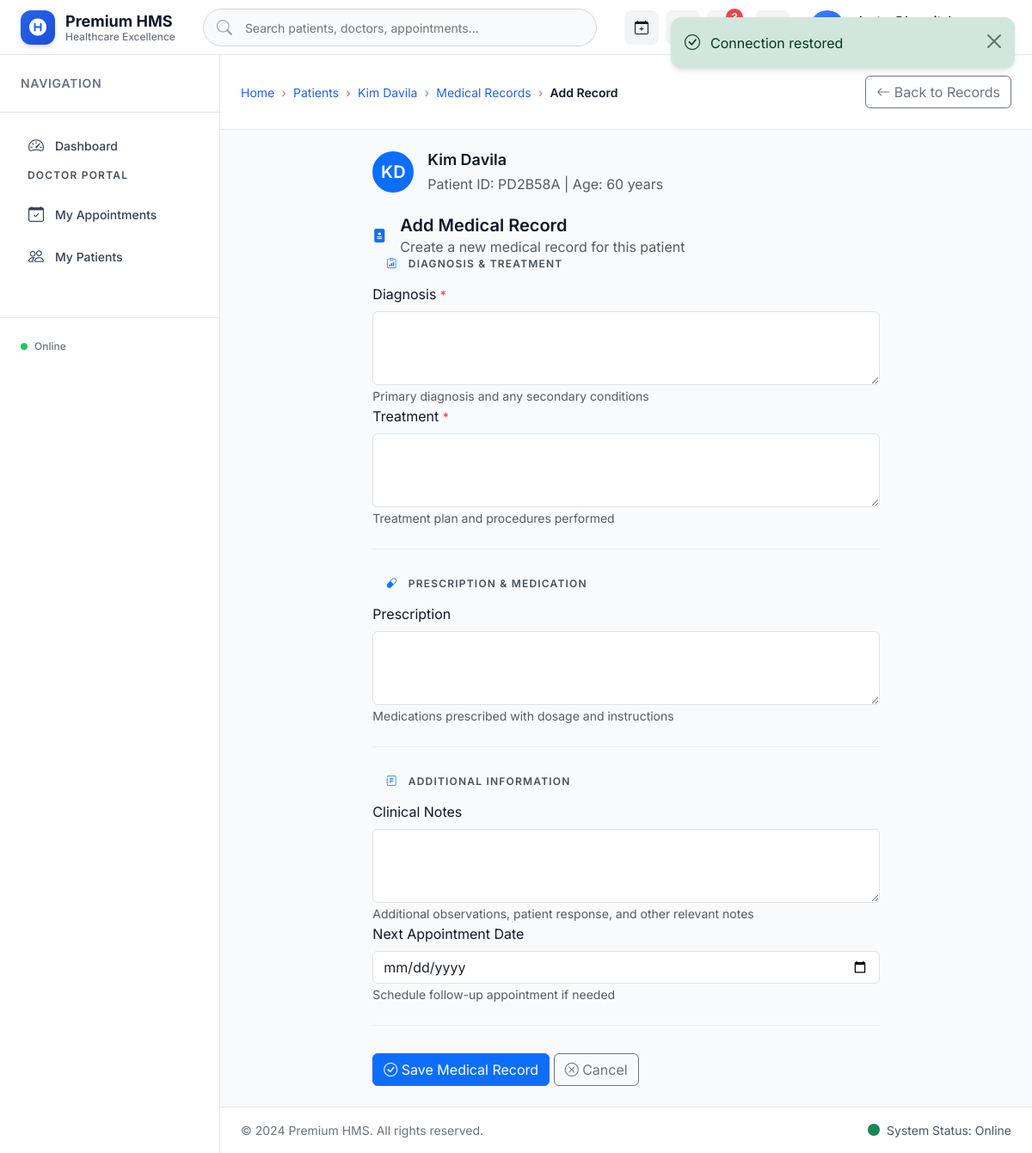
Screenshot of /patients/1/medical-records/create/ (signed in) with the database file from the repository.
### core/models.py (models this page shows, shortened)
class User(AbstractBaseUser, PermissionsMixin):
    ROLES = (
        ('ADMIN', 'Admin'),
        ('DOCTOR', 'Doctor'),
        ('PATIENT', 'Patient')
    )
    email = models.EmailField(_('email address'), unique=True)
    first_name = models.CharField(_('first name'), max_length=150, blank=True)
    last_name = models.CharField(_('last name'), max_length=150, blank=True)
    role = models.CharField(max_length=7, choices=ROLES, default='PATIENT')
    phone_number = models.CharField(max_length=20, blank=True)
    birth_date = models.DateField(null=True, blank=True)
    address = models.TextField(blank=True)
    is_staff = models.BooleanField(default=False)
    is_active = models.BooleanField(default=True)
    date_joined = models.DateTimeField(auto_now_add=True)
    USERNAME_FIELD = 'email'
    REQUIRED_FIELDS = []
    objects = UserManager()
    def get_full_name(self):
        return f"{self.first_name} {self.last_name}".strip()

### patients/models.py (models this page shows, shortened)
class PatientProfile(models.Model):
    BLOOD_GROUPS = [
        ('A+', 'A+'), ('A-', 'A-'),
        ('B+', 'B+'), ('B-', 'B-'),
        ('AB+', 'AB+'), ('AB-', 'AB-'),
        ('O+', 'O+'), ('O-', 'O-'),
    ]
    GENDER_CHOICES = [
        ('M', 'Male'),
        ('F', 'Female'),
        ('O', 'Other'),
    ]
    user = models.OneToOneField(
        settings.AUTH_USER_MODEL,
        on_delete=models.CASCADE,
        related_name='patient_profile'
    )
    patient_id = models.CharField(max_length=10, unique=True, editable=False)
    blood_group = models.CharField(max_length=3, choices=BLOOD_GROUPS, blank=True)
    emergency_contact_name = models.CharField(max_length=100, blank=True)
    emergency_contact_phone = models.CharField(max_length=20, blank=True)
    medical_history = models.TextField(blank=True, help_text="Previous illnesses, surgeries, allergies")
    current_medications = models.TextField(blank=True, help_text="Current medications being taken")
    created_at = models.DateTimeField(auto_now_add=True)
    updated_at = models.DateTimeField(auto_now=True)
    class Meta:
        ordering = ['-created_at']
        indexes = [
            models.Index(fields=['patient_id']),
        ]
    @property
    def full_name(self):
        return self.user.get_full_name()
    @property
    def age(self):
        from datetime import date
        if self.user.birth_date:
            today = date.today()
            return today.year - self.user.birth_date.year - (
                (today.month, today.day) < (self.user.birth_date.month, self.user.birth_date.day)
            )
        return None

### patients/views.py (the view, shortened to what this page needs)
# urls.py: path('<int:pk>/medical-records/create/', views.MedicalRecordCreateView.as_view(), name='medical_record_create'),
class MedicalRecordCreateView(LoginRequiredMixin, DoctorRequiredMixin, CreateView):
    model = MedicalRecord
    form_class = MedicalRecordForm
    template_name = 'patients/medical_record_form.html'
    def get_context_data(self, **kwargs):
        context = super().get_context_data(**kwargs)
        context['patient'] = get_object_or_404(PatientProfile, pk=self.kwargs['pk'])
        return context

### templates/patients/medical_record_form.html (shortened to what this page needs)
{% extends 'base.html' %}
{% load static %}
{% block breadcrumb %}
<li class="breadcrumb-item"><a href="{% url 'patients:patient_list' %}">Patients</a></li>
<li class="breadcrumb-item"><a href="{% url 'patients:patient_detail' patient.pk %}">{{ patient.full_name }}</a></li>
<li class="breadcrumb-item"><a href="{% url 'patients:patient_records' patient.pk %}">Medical Records</a></li>
<li class="breadcrumb-item active">Add Record</li>
{% endblock %}
{% block page_actions %}
<a href="{% url 'patients:patient_records' patient.pk %}" class="btn btn-outline-secondary">
    <i class="bi bi-arrow-left"></i> Back to Records
</a>
{% endblock %}
{% block content %}
<div class="row justify-content-center">
    <div class="col-lg-8">
        <div class="premium-card mb-4">
            <div class="card-body">
                <div class="d-flex align-items-center">
                    <div class="avatar-wrapper me-3">
                        <div class="avatar bg-primary text-white">
                            {{ patient.user.first_name.0 }}{{ patient.user.last_name.0 }}
                        </div>
                    </div>
                    <div>
                        <h5 class="mb-1">{{ patient.full_name }}</h5>
                        <p class="text-muted mb-0">
                            Patient ID: {{ patient.patient_id }}
                            {% if patient.age %} | Age: {{ patient.age }} years{% endif %}
                        </p>
                    </div>
                </div>
            </div>
        </div>
        <div class="premium-card">
            <div class="card-header">
                <div class="d-flex align-items-center">
                    <div class="icon-wrapper me-3">
                        <i class="bi bi-file-medical-fill text-primary"></i>
                    </div>
                    <div>
                        <h4 class="card-title mb-0">Add Medical Record</h4>
                        <p class="card-subtitle text-muted mb-0">Create a new medical record for this patient</p>
                    </div>
                </div>
            </div>
            <div class="card-body">
                <form method="post" class="premium-form">
                    <div class="form-section">
                        <h5 class="section-title">
                            <i class="bi bi-clipboard-data"></i> Diagnosis & Treatment
                        </h5>
                        <div class="form-group">
                            <label for="{{ form.diagnosis.id_for_label }}" class="form-label">
                                Diagnosis <span class="text-danger">*</span>
                            </label>
                            {{ form.diagnosis }}
                            <small class="form-text text-muted">Primary diagnosis and any secondary conditions</small>
                        </div>
                        <div class="form-group">
                            <label for="{{ form.treatment.id_for_label }}" class="form-label">
                                Treatment <span class="text-danger">*</span>
                            </label>
                            {{ form.treatment }}
                            <small class="form-text text-muted">Treatment plan and procedures performed</small>
                        </div>
                    </div>
                    <div class="form-section">
                        <h5 class="section-title">
                            <i class="bi bi-capsule"></i> Prescription & Medication
                        </h5>
                        <div class="form-group">
                            <label for="{{ form.prescription.id_for_label }}" class="form-label">Prescription</label>
                            {{ form.prescription }}
                            <small class="form-text text-muted">Medications prescribed with dosage and instructions</small>
                        </div>
                    </div>
                    <div class="form-section">
                        <h5 class="section-title">
                            <i class="bi bi-journal-text"></i> Additional Information
                        </h5>
                        <div class="form-group">
                            <label for="{{ form.notes.id_for_label }}" class="form-label">Clinical Notes</label>
                            {{ form.notes }}
                            <small class="form-text text-muted">Additional observations, patient response, and other relevant notes</small>
                        </div>
                        <div class="form-group">
                            <label for="{{ form.next_appointment.id_for_label }}" class="form-label">Next Appointment Date</label>
                            {{ form.next_appointment }}
                            <small class="form-text text-muted">Schedule follow-up appointment if needed</small>
                        </div>
                    </div>
                    <div class="form-actions">
                        <button type="submit" class="btn btn-primary">
                            <i class="bi bi-check-circle"></i> Save Medical Record
                        </button>
                        <a href="{% url 'patients:patient_records' patient.pk %}" class="btn btn-outline-secondary">
                            <i class="bi bi-x-circle"></i> Cancel
                        </a>
                    </div>
                </form>
            </div>
        </div>
    </div>
</div>
{% endblock %}

### templates/base.html (shortened to what this page needs)
{% load static %}
<!DOCTYPE html>
<html lang="en" data-theme="light">
<head>
    <link href="https://cdn.jsdelivr.net/npm/bootstrap@5.3.2/dist/css/bootstrap.min.css" rel="stylesheet">
    <link rel="stylesheet" href="https://cdn.jsdelivr.net/npm/bootstrap-icons@1.11.2/font/bootstrap-icons.css">
    <link rel="stylesheet" href="https://cdnjs.cloudflare.com/ajax/libs/font-awesome/6.5.1/css/all.min.css">
    <link rel="stylesheet" href="{% static 'css/premium-core.css' %}?v=1.0">
    <link rel="stylesheet" href="{% static 'css/premium-components.css' %}?v=1.0">
    <link rel="stylesheet" href="{% static 'css/premium-animations.css' %}?v=1.0">
</head>
<body class="premium-body">
    <nav class="premium-navbar" id="mainNavbar">
        <div class="navbar-container">
            <div class="navbar-brand-section">
                <a href="{% url 'core:dashboard' %}" class="premium-brand">
                    <div class="brand-icon">
                        <i class="fas fa-hospital-symbol"></i>
                    </div>
                    <div class="brand-text">
                        <span class="brand-name">Premium HMS</span>
                        <span class="brand-tagline">Healthcare Excellence</span>
                    </div>
                </a>
            </div>
            <div class="navbar-search-section">
                <div class="premium-search">
                    <input type="text" placeholder="Search patients, doctors, appointments..." class="search-input" id="globalSearch">
                </div>
            </div>
            <div class="navbar-actions-section">
                <div class="quick-actions">
                    {% if user.is_authenticated %}
                        {% if user.role == 'ADMIN' or user.role == 'DOCTOR' %}
                        <a href="{% url 'appointments:appointment_create' %}" class="action-btn" data-bs-toggle="tooltip" title="New Appointment">
                            <i class="bi bi-calendar-plus"></i>
                        </a>
                        {% elif user.role == 'PATIENT' %}
                        <a href="{% url 'appointments:book_appointment' %}" class="action-btn" data-bs-toggle="tooltip" title="Book Appointment">
                            <i class="bi bi-calendar-plus"></i>
                        </a>
                        {% endif %}
                        <button class="action-btn emergency-btn" data-bs-toggle="modal" data-bs-target="#emergencyModal" data-bs-toggle="tooltip" title="Emergency Alert">
                            <i class="bi bi-exclamation-triangle"></i>
                        </button>
                        <button class="action-btn notification-btn" data-bs-toggle="dropdown" data-bs-toggle="tooltip" title="Notifications">
                            <i class="bi bi-bell"></i>
                            <span class="notification-badge">3</span>
                        </button>
                    {% endif %}
                </div>
                <button class="theme-toggle" id="themeToggle" data-bs-toggle="tooltip" title="Toggle Theme">
                    <i class="bi bi-sun-fill light-icon"></i>
                </button>
                <div class="user-profile-dropdown">
                    <button class="user-profile-btn" data-bs-toggle="dropdown">
                        <div class="user-avatar">
                            {% if user.first_name %}
                                {{ user.first_name.0 }}{{ user.last_name.0 }}
                            {% else %}
                                <i class="bi bi-person"></i>
                            {% endif %}
                        </div>
                        <div class="user-info">
                            <span class="user-name">{{ user.get_full_name|default:user.email }}</span>
                            <span class="user-role">{{ user.role|default:"User" }}</span>
                        </div>
                        <i class="bi bi-chevron-down dropdown-arrow"></i>
                    </button>
                </div>
            </div>
        </div>
    </nav>
    <aside class="premium-sidebar" id="premiumSidebar">
        <div class="sidebar-header">
            <h6 class="sidebar-title">Navigation</h6>
        </div>
        <nav class="sidebar-nav">
            {% if user.is_authenticated %}
                <a href="{% url 'core:dashboard' %}" class="nav-item active">
                    <div class="nav-icon">
                        <i class="bi bi-speedometer2"></i>
                    </div>
                    <span class="nav-text">Dashboard</span>
                </a>
                {% if user.role == 'DOCTOR' %}
                    <div class="nav-section">
                        <h6 class="section-title">Doctor Portal</h6>
                        <a href="{% url 'appointments:my_appointments' %}" class="nav-item">
                            <div class="nav-icon">
                                <i class="bi bi-calendar-check"></i>
                            </div>
                            <span class="nav-text">My Appointments</span>
                        </a>
                        <a href="{% url 'patients:patient_list' %}" class="nav-item">
                            <div class="nav-icon">
                                <i class="bi bi-people"></i>
                            </div>
                            <span class="nav-text">My Patients</span>
                        </a>
                    </div>
                {% endif %}
            {% endif %}
        </nav>
        <div class="sidebar-footer">
            <div class="user-status">
                <div class="status-indicator online"></div>
                <span class="status-text">Online</span>
            </div>
        </div>
    </aside>
    <main class="premium-main" id="premiumMain">
        <div class="content-header">
            <div class="breadcrumb-section">
                <nav aria-label="breadcrumb">
                    <ol class="breadcrumb premium-breadcrumb">
                        <li class="breadcrumb-item"><a href="{% url 'core:dashboard' %}">Home</a></li>
                        {% block breadcrumb %}{% endblock %}
                    </ol>
                </nav>
            </div>
            <div class="page-actions">
                {% block page_actions %}{% endblock %}
            </div>
        </div>
        <div class="content-body">
            {% block content %}{% endblock %}
        </div>
    </main>
    <footer class="premium-footer">
        <div class="footer-content">
            <div class="footer-section">
                <p>&copy; 2024 Premium HMS. All rights reserved.</p>
            </div>
            <div class="footer-section">
                <span class="footer-status">
                </span>
            </div>
        </div>
    </footer>
    <div class="notification-container" id="notificationContainer"></div>
</body>
</html>

### rows the page displays
User: get_full_name "doctor@hospital.com"
PatientProfile: full_name "Kim Davila", user.first_name.0 "K", user.last_name.0 "D", patient_id "PD2B58A", age "60"
